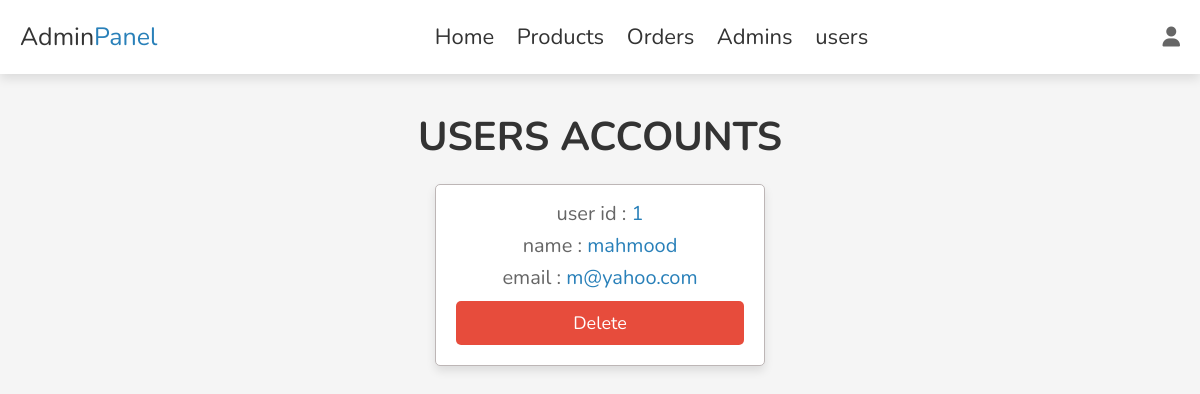
Screenshot of /user_accounts.php (signed in) with the database file from the repository.
### tables this page shows
CREATE TABLE `user` (
  `id` int(100) NOT NULL,
  `name` varchar(20) NOT NULL,
  `email` varchar(50) NOT NULL,
  `password` varchar(50) NOT NULL
);

### user_accounts.php (the view, shortened to what this page needs)
<?php
    require_once 'config.php';
?>
<!DOCTYPE html>
<html lang="en">
<head>
    <link rel="stylesheet" href="https://cdnjs.cloudflare.com/ajax/libs/font-awesome/6.1.1/css/all.min.css" />
    <link rel="stylesheet" href="css/admin_style.css"/>
</head>
<body>
<?php require_once 'admin_header.php'; ?>
<section class="accounts">
    <h1 class="heading">users accounts</h1>
    <div class="box-container">
    <?php
        $select_accounts = $con->prepare("SELECT * FROM `user`");
        $select_accounts->execute();
        if($select_accounts-> rowCount() > 0 ){
            while($account = $select_accounts->fetch(PDO::FETCH_ASSOC)){
    ?>
        <div class="box">
            <p>user id : <span><?php echo $account['id']; ?></span></p>
            <p>name : <span><?php echo $account['name']; ?></span></p>
            <p>email : <span><?php echo $account['email']; ?></span></p>
            <a href="user_accounts.php?delid=<?php echo $account['id'];?>" class="delete-btn" onclick="return confirm('delete this admin?');">Delete</a>
        </div>
    <?php
                   }
        } else {
                echo '<p class="empty">no accounts available!</p> ';
        }
    ?>
    </div>
</section>
</body>
</html>

### css/admin_style.css (style rules this page uses)
:root { --main-color:#2980b9; --red:#e74c3c; --orange:#f39c12; --black:#333; --white:#fff; --light-bg:#f5f5f5; --light-color:#666; --border:.1rem solid var(--light-color); --box-shadow:0 .5rem 1rem rgba(0,0,0,.1); }
body { background-color: var(--light-bg); }
* { font-family: 'Nunito', sans-serif; margin:0; padding:0; box-sizing: border-box; outline: none; border:none; text-decoration: none; transition: .2s linear; }
html { font-size: 62.5%; overflow-x: hidden; scroll-behavior: smooth; scroll-padding-top: 7.5rem; }
section { padding: 2rem; margin: 0 auto; max-width: 1200px; }
.heading { text-align: center; margin-bottom: 2rem; font-size: 4rem; color: var(--black); text-transform: uppercase; }
.delete-btn, .option-btn, .btn { display: block; width: 100%; margin-top: 1rem; border-radius: .5rem; padding: 1rem 3rem; font-size: 1.8rem; color: var(--white); cursor: pointer; text-align: center; }
.delete-btn { background-color:var(--red) ; }
.accounts .box-container { display: grid; grid-template-columns: repeat(auto-fit,33rem); gap:1.5rem; align-items: flex-start; justify-content: center; }
.accounts .box-container .box { padding: 2rem; padding-top: 1rem; border-radius: .5rem; text-align: center; background-color: var(--white); box-shadow: var(--box-shadow); border: .5px solid rgb(189 182 182); }
.accounts .box-container .box p { font-size: 2rem; color: var(--light-color); margin: .5rem 0; }
.accounts .box-container .box p span { color: var(--main-color); }

### rows the page displays
user: id "1", name "mahmood", email "m@yahoo.com"
